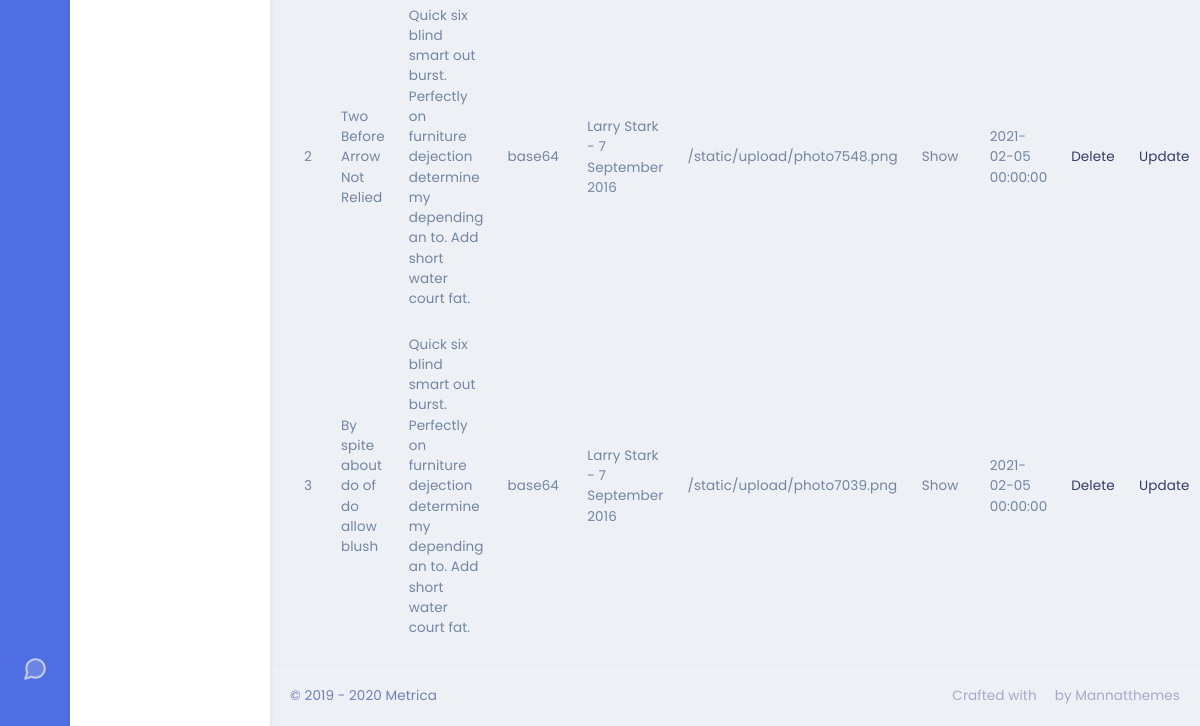
The app's page /admin/blog (lower part), older data.
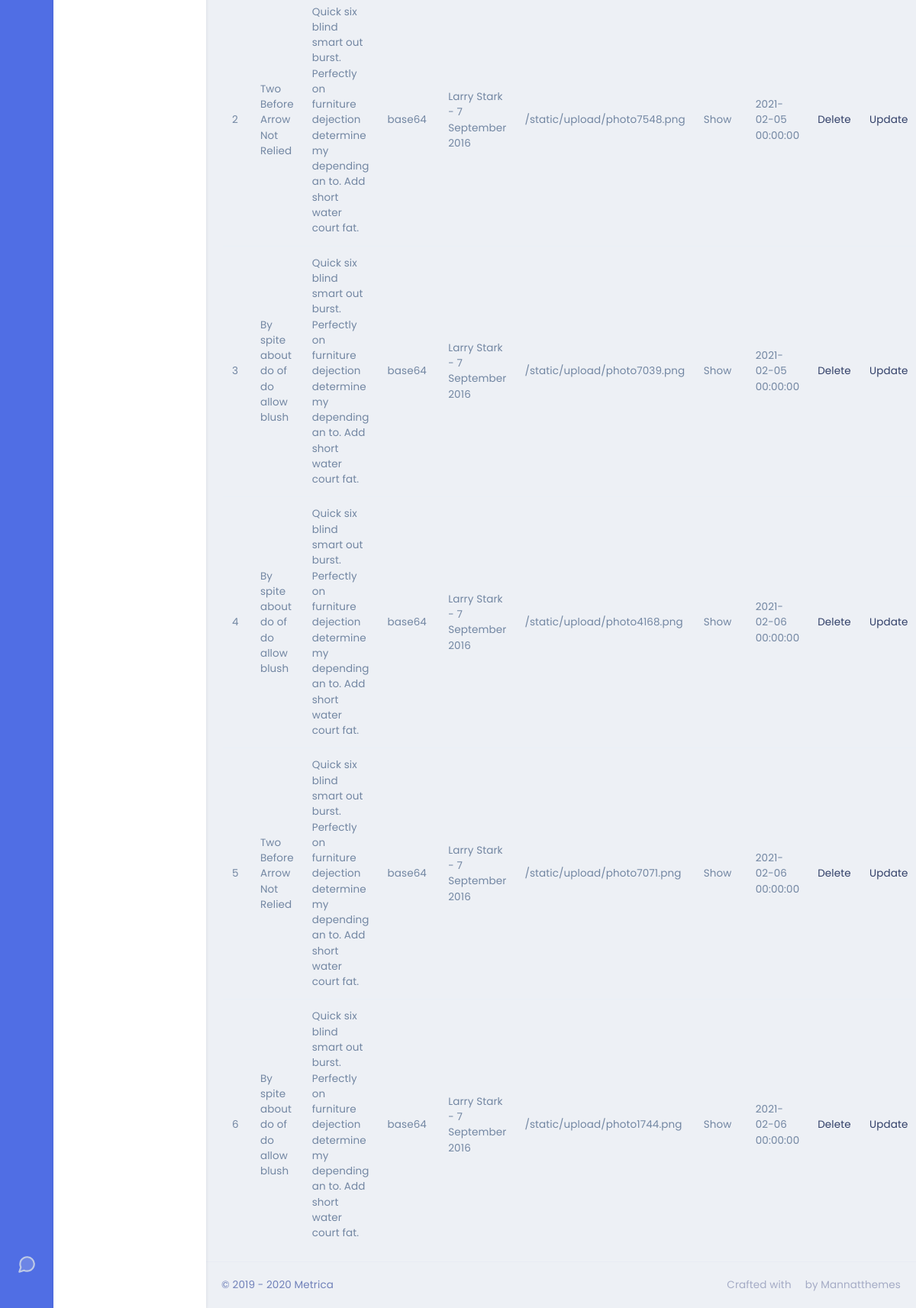
The same page, newer data.
### app/models.py (models this page shows)
class Blog(db.Model):
    id = db.Column(db.Integer, primary_key=True)
    blog_title = db.Column(db.String(80), nullable=False)
    blog_img = db.Column(db.String(50), nullable=False)
    blog_content = db.Column(db.Text, nullable=False)
    blog_author = db.Column(db.String(50), nullable=False)
    blog_date = db.Column(db.DateTime)
    blog_status = db.Column(db.String(10), nullable=False)
    blog_info = db.Column(db.String)

### admin/routes.py (the view)
@admin.route('/blog')
def blog():
    blogs = Blog.query.all()
    return render_template('Blog/blog.html',blogList=blogs)

### admin/templates/Blog/blog.html (shortened to what this page needs)
{% extends "layout.html" %}
{% block content %}
<table class="table">
    <tbody>
    {% for blog in blogList %}
    <tr>
        <td>{{blog.id}}</td>
        <td>{{blog.blog_title}}</td>
        <td>{{blog.blog_info}}</td>
        <td>{{blog.blog_content}}</td>
        <td>{{blog.blog_author}}</td>
        <td>{{blog.blog_img}}</td>
        <td>{{blog.blog_status}}</td>
        <td>{{blog.blog_date}}</td>
        <td><a href="/admin/blog/delete/{{blog.id}}">Delete</a></td>
        <td><a href="/admin/blog/update/{{blog.id}}">Update</a></td>
    </tr>
    {% endfor %}
    </tbody>
</table>
{% endblock %}

Row changes from the older to the newer data that the page shows:
added Blog: id "4", blog_title "By spite about do of do allow blush", blog_info "Quick six blind smart out burst. Perfectly on furniture dejection determine my depending an to. Add short water court fat.", blog_content "base64", blog_author "Larry Stark - 7 September 2016", blog_img "/static/upload/photo4168.png", blog_status "Show", blog_date "2021-02-06 00:00:00"
added Blog: id "5", blog_title "Two Before Arrow Not Relied", blog_info "Quick six blind smart out burst. Perfectly on furniture dejection determine my depending an to. Add short water court fat.", blog_content "base64", blog_author "Larry Stark - 7 September 2016", blog_img "/static/upload/photo7071.png", blog_status "Show", blog_date "2021-02-06 00:00:00"
added Blog: id "6", blog_title "By spite about do of do allow blush", blog_info "Quick six blind smart out burst. Perfectly on furniture dejection determine my depending an to. Add short water court fat.", blog_content "base64", blog_author "Larry Stark - 7 September 2016", blog_img "/static/upload/photo1744.png", blog_status "Show", blog_date "2021-02-06 00:00:00"
